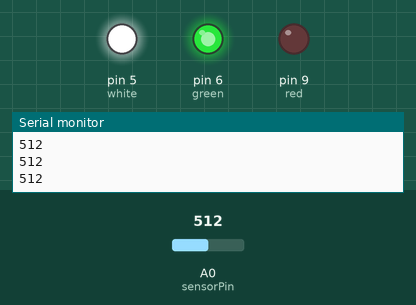
This sketch was run on a simulated Arduino Uno, built with avr-gcc and run on an emulated ATmega328P. On the bench: output pins drawn as LEDs (lit = HIGH), the last lines printed to the serial monitor. Inputs (shaded band) come from the test bench; at power-on: A0 (sensorPin) = 512.

Above: at 1.2 s.
1.3 s: A0 (sensorPin) set to 501
At 2.5 s:
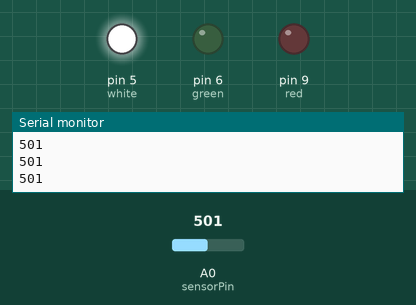
2.8 s: A0 (sensorPin) set to 269
4.3 s: A0 (sensorPin) set to 244
At 4.8 s:
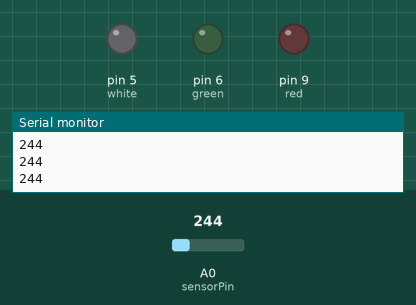
5.8 s: A0 (sensorPin) set to 900
At 7.0 s:
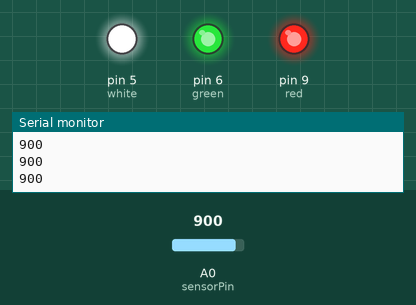
7.3 s: A0 (sensorPin) set to 782
8.8 s: A0 (sensorPin) set to 751
At 9.5 s:
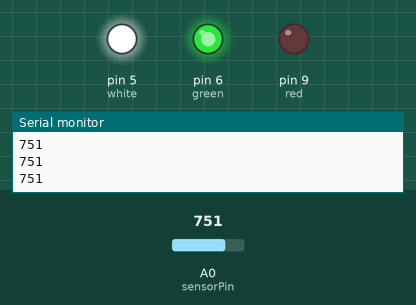
Timing chart, 0 to 11.3 s (numbered marks = the images above; inputs shaded):
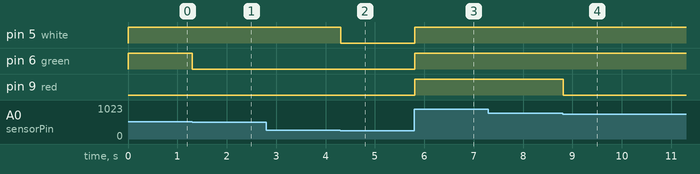

Measured:
- the behaviour switches between 511 and 510 on A0 (sensorPin) (found by bisection; images 0 and 1)
- the behaviour switches between 255 and 254 on A0 (sensorPin) (found by bisection; images 1 and 2)
- the behaviour switches between 767 and 766 on A0 (sensorPin) (found by bisection; images 3 and 4)
- after the input at 1.3 s, pin 6 (green): HIGH → LOW at once
- after the input at 4.3 s, pin 5 (white): HIGH → LOW at once
- after the input at 5.8 s, pin 5 (white), pin 6 (green), pin 9 (red): LOW → HIGH at once
- after the input at 8.8 s, pin 9 (red): HIGH → LOW at once

The sketch:

level-meter.ino
```cpp
int sensorPin = A0;    // select the input pin for the potentiometer
int sensorValue = 0;  // variable to store the value coming from the sensor

void setup() {
  // declare the ledPin as an OUTPUT:
  pinMode(5, OUTPUT);//white
  pinMode(6, OUTPUT);//green
  pinMode(9, OUTPUT);//red
  Serial.begin(9600);
}

void loop() {
  // read the value from the sensor:
  sensorValue = analogRead(sensorPin);
  // display the value from the sensor
  Serial.println(sensorValue);
  // turn the ledPin 5 on at 1/4 turn
  if (sensorValue > 1023 * 1 / 4) {
    digitalWrite(5, HIGH);
  }
  if (sensorValue < 1023 * 1 / 4) {
    digitalWrite(5, LOW);
  }
  //turn the ledPin 6 on at 1/2 turn
  if (sensorValue > 1023 * 1 / 2) {
    digitalWrite(6, HIGH);
  }
  if (sensorValue < 1023 * 1 / 2) {
    digitalWrite(6, LOW);
  }
  //turn the ledPin 9 on at 3/4 turn

  if (sensorValue > 1023 * 3 / 4) {
    digitalWrite(9, HIGH);
  }
  if (sensorValue < 1023 * 3 / 4) {
    digitalWrite(9, LOW);
  }
}
```
